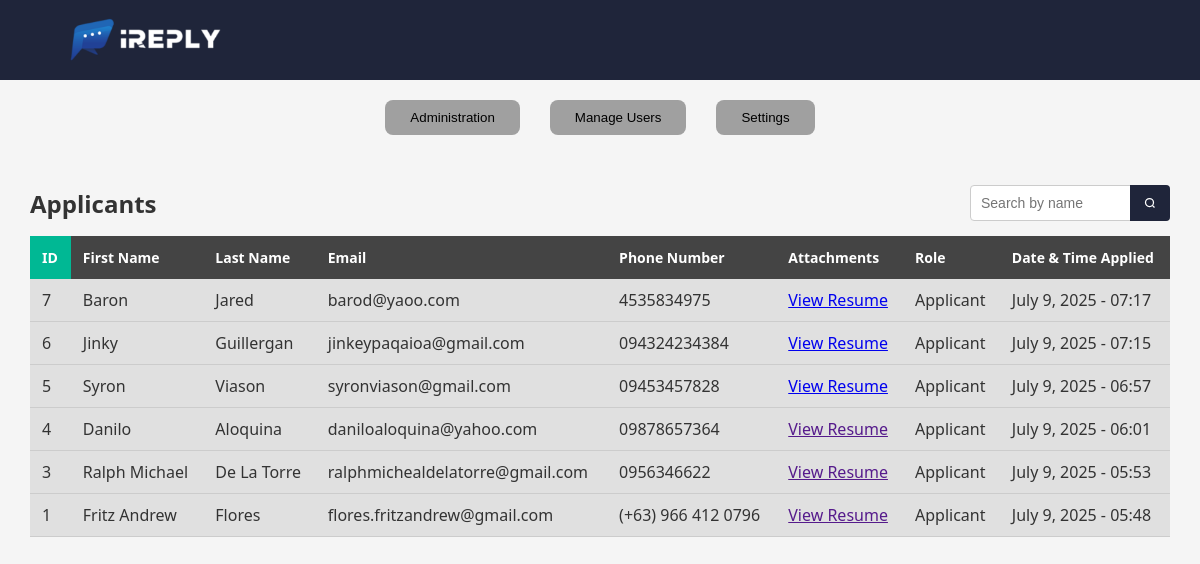
The app's page /view_applicants.php, older data.
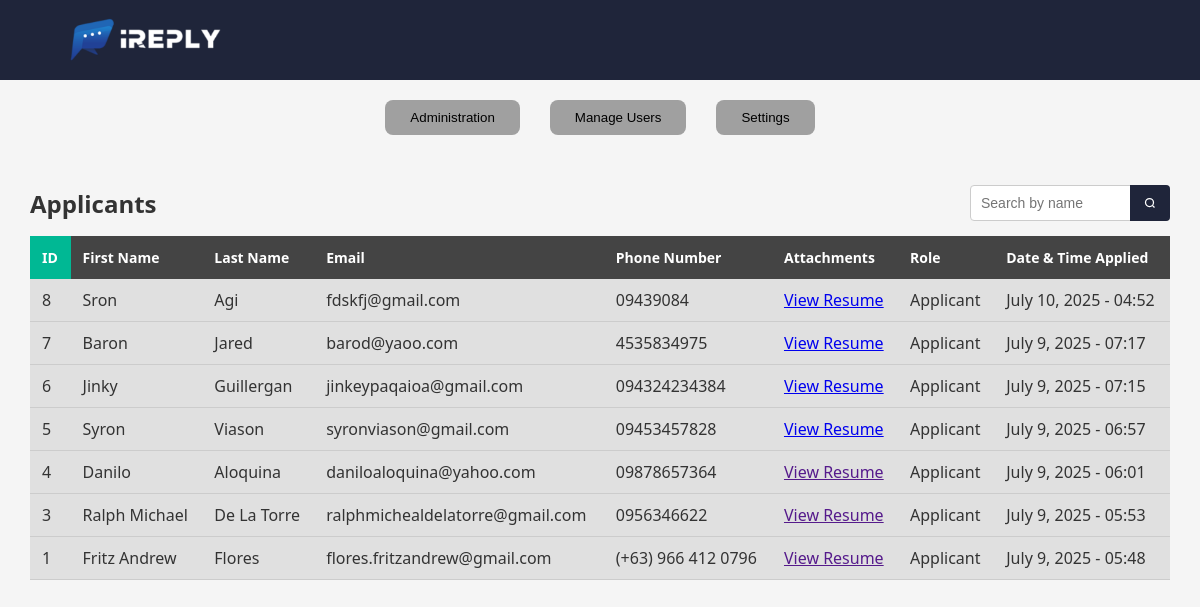
The same page, newer data.
### tables this page shows
CREATE TABLE `applicants` (
  `id` int(11) NOT NULL,
  `first_name` varchar(100) DEFAULT NULL,
  `last_name` varchar(100) DEFAULT NULL,
  `email` varchar(100) DEFAULT NULL,
  `phone` varchar(20) DEFAULT NULL,
  `resume` varchar(255) DEFAULT NULL,
  `submitted_at` timestamp NOT NULL DEFAULT current_timestamp(),
  `resume_path` varchar(255) DEFAULT NULL
);

### view_applicants.php (the view, shortened to what this page needs)
<?php
$conn = new mysqli("localhost", "root", "", "ireply");
$search = '';
if (isset($_GET['search'])) {
    $search = $conn->real_escape_string($_GET['search']);
    $result = $conn->query("SELECT * FROM applicants WHERE first_name LIKE '%$search%' OR last_name LIKE '%$search%' ORDER BY submitted_at DESC");
} else {
    $result = $conn->query("SELECT * FROM applicants ORDER BY submitted_at DESC");
}
?>
<!DOCTYPE html>
<html lang="en">
<head>
  <link rel="stylesheet" href="style.css">
</head>
<body>
  <header class="admin-header">
    <img src="logo.png" alt="iReply Logo">
  </header>
  <div class="admin-buttons">
    <button>Administration</button>
    <button>Manage Users</button>
    <button>Settings</button>
  </div>
  <div class="applicants-container">
    <div style="display: flex; justify-content: space-between; align-items: center;">
    <h2 style="margin: 0;">Applicants</h2>
    <form method="GET" action="view_applicants.php" style="display: inline-block;">
        <div style="position: relative; display: inline-flex; height: 36px;">
            <input type="text" name="search" placeholder="Search by name" value="<?= htmlspecialchars($search ?? '') ?>"
                   style="padding: 0 10px; height: 100%; border: 1px solid #ccc; border-radius: 4px; width: 200px; padding-right: 40px; font-size: 14px;">
            <button type="submit"
                    style="position: absolute; right: 0; top: 0; height: 100%; width: 40px; background-color: #1f253a; color: white; border: none; border-radius: 0 4px 4px 0; cursor: pointer; display: flex; align-items: center; justify-content: center;">
                <svg width="22" height="22" viewBox="0 0 24 24" fill="none" stroke="white" stroke-width="2.5">
                    <circle cx="11" cy="11" r="8"></circle>
                    <line x1="21" y1="21" x2="16.65" y2="16.65"></line>
                </svg>
            </button>
        </div>
    </form>
    </div>
    <table>
      <thead>
        <tr>
          <th class="thead-id">ID</th>
          <th>First Name</th>
          <th>Last Name</th>
          <th>Email</th>
          <th>Phone Number</th>
          <th>Attachments</th>
          <th>Role</th>
          <th>Date & Time Applied</th>
        </tr>
      </thead>
      <tbody>
        <?php while($row = $result->fetch_assoc()): ?>
        <tr>
          <td><?= $row["id"] ?></td>
          <td><?= $row["first_name"] ?></td>
          <td><?= $row["last_name"] ?></td>
          <td><?= $row["email"] ?></td>
          <td><?= $row["phone"] ?></td>
          <td><a href="<?= $row["resume_path"] ?>" target="_blank">View Resume</a></td>
          <td>Applicant</td>
          <td><?= date("F j, Y - H:i", strtotime($row["submitted_at"])) ?></td>
        </tr>
        <?php endwhile; ?>
      </tbody>
    </table>
  </div>
</body>
</html>

### style.css (style rules this page uses)
* { margin: 0; padding: 0; box-sizing: border-box; }
body { font-family: 'Segoe UI', Tahoma, Geneva, Verdana, sans-serif; background-color: #f5f5f5; color: #333; }
header { display: flex; align-items: center; justify-content: space-between; background-color: #1f253a; padding: 15px 40px; }
form input[type="text"], form input[type="email"], form input[type="file"] { width: 100%; padding: 12px 14px; margin-bottom: 20px; border: 1px solid #ccc; border-radius: 6px; font-size: 15px; transition: border-color 0.3s; }
form button { width: 100%; padding: 14px; background-color: #0047AB; color: white; border: none; border-radius: 6px; font-size: 16px; font-weight: bold; cursor: pointer; transition: background-color 0.3s ease; }

### view_applicants.php (style rules this page uses)
.admin-header { background-color: #1f253a; padding: 15px 40px; display: flex; align-items: center; justify-content: space-between; }
.admin-header img { height: 50px; }
.admin-buttons { margin: 20px auto; display: flex; justify-content: center; gap: 30px; }
.admin-buttons button { padding: 10px 25px; border-radius: 8px; background-color: #a0a0a0; border: none; font-weight: 500; cursor: pointer; }
.applicants-container { padding: 30px; }
table { width: 100%; border-collapse: collapse; margin-top: 15px; }
table thead { background-color: #444; color: white; }
table thead th { padding: 12px; text-align: left; font-size: 14px; }
table tbody td { padding: 10px 12px; background-color: #e0e0e0; border-bottom: 1px solid #ccc; }
.thead-id { background-color: #00b894 !important; color: white !important; }

Row changes from the older to the newer data that the page shows:
added applicants: id "8", first_name "Sron", last_name "Agi", email "fdskfj@gmail.com", phone "09439084", submitted_at "July 10, 2025 - 04:52"
